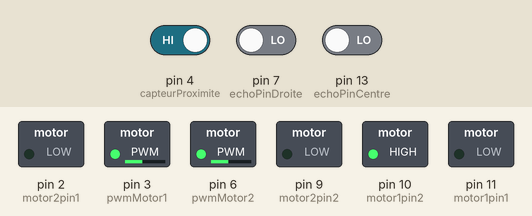
Simulated run of this sketch. Board: Arduino Uno, built with avr-gcc and run on an emulated ATmega328P. Shown: switched loads named in the sketch (green lamp = pin HIGH). Inputs (shaded band) come from the test bench; at power-on: pin 4 (capteurProximite) HIGH, pin 7 (echoPinDroite) LOW, pin 13 (echoPinCentre) LOW. Pins used as bus, display or sensor lines are not drawn; what the sketch prints to the serial monitor is not drawn.

Above: at 1.2 s.
1.3 s: pin 4 (capteurProximite) driven LOW
At 2.5 s:
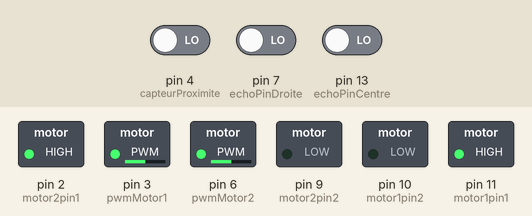
2.8 s: pin 4 (capteurProximite) driven HIGH
At 4.3 s:
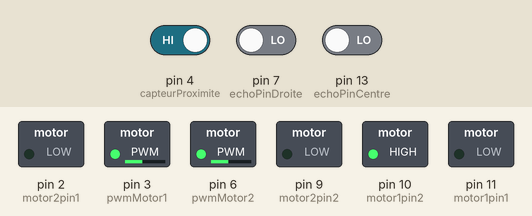
Timing chart, 0 to 5.8 s (numbered marks = the images above; inputs shaded):
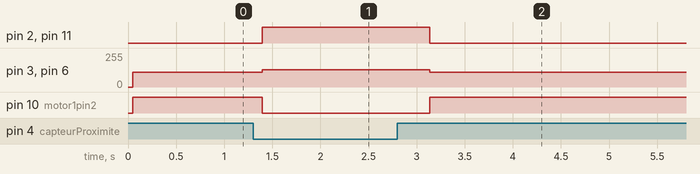

The sketch:

Maze_Robot.ino
```cpp
#include <Servo.h>

Servo monServo;  // on crée l'objet monServo

// defines pins numbers capteur ultrason
const int trigPinDroite = 5;
const int echoPinDroite = 7;
const int trigPinCentre = 12;
const int echoPinCentre = 13;

// defines variables
long durationEchoDroite;
int distanceDroite;
long durationEchoCentre;
int distanceCentre;

//Moteur
int motor1pin1 = 11;
int motor1pin2 = 10;
int motor2pin1 = 2;
int motor2pin2 = 9;
int pwmMotor1 = 3;
int pwmMotor2 = 6;


//Capteur de proximité
int capteurProximite = 4;
int detectionProximite;

//Fonction capteur infrarouge
long measure(int trigger , int echo);

//Fonctions moteur
void avance(int val);
void tourneDroite();
void tourneGauche();

bool test = true;

void setup() {
  //capt infrarouge
  pinMode(trigPinDroite, OUTPUT); // Sets the trigPin as an Output
  pinMode(echoPinDroite, INPUT); // Sets the echoPin as an Input
  pinMode(trigPinCentre, OUTPUT); // Sets the trigPin as an Output
  pinMode(echoPinCentre, INPUT); // Sets the echoPin as an Input
  Serial.begin(9600); // Starts the serial communication

  //Moteur et PWM
  pinMode(motor1pin1, OUTPUT);
  pinMode(motor1pin2, OUTPUT);
  pinMode(motor2pin1, OUTPUT);
  pinMode(motor2pin2, OUTPUT);
  pinMode(pwmMotor1, OUTPUT);
  pinMode(pwmMotor2, OUTPUT);

  //Capteur proximite
  pinMode(capteurProximite, INPUT);
}
void loop() {
  // Calculating the distance
  distanceDroite = measure(trigPinDroite, echoPinDroite);
  distanceCentre = measure(trigPinCentre, echoPinCentre);
  // Prints the distance on the Serial Monitor
  Serial.print("DistanceDroite: ");
  Serial.println(distanceDroite);
  Serial.println(distanceDroite/100);

  Serial.print("DistanceCentre: ");
  Serial.println(distanceCentre);
  Serial.println(distanceCentre/100);

  // Lecture de la valeur de l'interface OUT du capteur
  detectionProximite = digitalRead(capteurProximite);

  // Si on détecte un bord, on STOP WESH
  if (detectionProximite == 0) {
    Serial.print("STOP DE CAPT PROXIMITE");
    recule(128);
    delay(300);
  }
  else {
    if ( distanceCentre >= 10 && distanceDroite >= 30){
      tourneDroite(110);
      delay(300);
      Serial.print("je tourne droite");
    }
    else if (distanceCentre >= 10 && distanceDroite <30 ) {
      avance(110);
      Serial.print("j'avance");
    }
    else if (distanceCentre < 10 && distanceDroite < 30){
      tourneGauche(110);
      delay(400);
      Serial.print("Je tourne gauche");
    }

    else if (distanceCentre < 10 && distanceDroite >= 30){
      tourneDroite(110);
      delay(300);
      Serial.print("Je tourne droite");
    }
    else {
      Serial.print("STOP DE CAPT INFRAROUGE");
      digitalWrite(motor1pin1, LOW);
      digitalWrite(motor1pin2, LOW);
      digitalWrite(motor2pin1, LOW);
      digitalWrite(motor2pin2, LOW);
    }
  }
}

//Fonction mesure distance
long measure(int trigger, int echo){
  long duration = 0;
  digitalWrite(trigger, LOW);
  delay(2);
  digitalWrite(trigger, HIGH);
  delay(10);
  digitalWrite(trigger, LOW);
  duration = pulseIn(echo, HIGH, 11662);
  return (duration/2)*0.03432;
}

//Fonction moteur avance
void avance(int val){
  digitalWrite(motor1pin1, LOW);
  digitalWrite(motor1pin2, HIGH);
  digitalWrite(motor2pin1, LOW);
  digitalWrite(motor2pin2, HIGH);
  analogWrite(pwmMotor1,val);
  analogWrite(pwmMotor2,val);
}

void tourneDroite(int val){

  digitalWrite(motor1pin1, LOW);
  digitalWrite(motor1pin2, LOW);
  digitalWrite(motor2pin1, LOW);
  digitalWrite(motor2pin2, HIGH);
  analogWrite(pwmMotor1,val);
  analogWrite(pwmMotor2,val);
}

void tourneGauche(int val){
  digitalWrite(motor1pin1, LOW);
  digitalWrite(motor1pin2, HIGH);
  digitalWrite(motor2pin1, LOW);
  digitalWrite(motor2pin2, LOW);
  analogWrite(pwmMotor1,val);
  analogWrite(pwmMotor2,val);
}

void recule(int val){
  digitalWrite(motor1pin1, HIGH);
  digitalWrite(motor1pin2, LOW);
  digitalWrite(motor2pin1, HIGH);
  digitalWrite(motor2pin2, LOW);
  analogWrite(pwmMotor1,val);
  analogWrite(pwmMotor2,val);
}
```

Measured:
- after the input at 1.3 s, pin 2 (motor2pin1), pin 11 (motor1pin1): LOW → HIGH after 0.09 s; pin 3 (pwmMotor1), pin 6 (pwmMotor2): 110/255 → 128/255 after 0.09 s; pin 10 (motor1pin2): HIGH → LOW after 0.09 s
- after the input at 2.8 s, pin 2 (motor2pin1), pin 11 (motor1pin1): HIGH → LOW after 0.34 s; pin 3 (pwmMotor1), pin 6 (pwmMotor2): 128/255 → 110/255 after 0.34 s; pin 10 (motor1pin2): LOW → HIGH after 0.34 s
